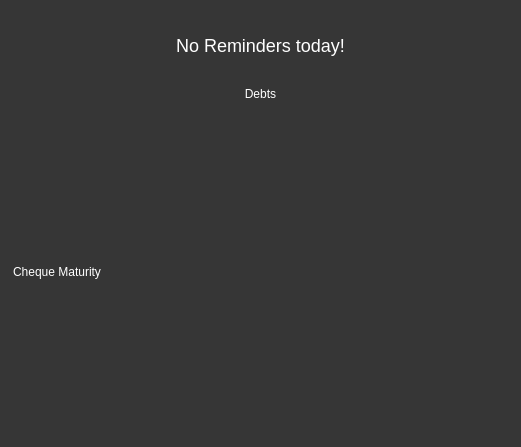
<?xml version="1.0" encoding="UTF-8"?>
<ui version="4.0">
 <class>NotificationDialog</class>
 <widget class="QDialog" name="NotificationDialog">
  <property name="geometry">
   <rect>
    <x>0</x>
    <y>0</y>
    <width>521</width>
    <height>447</height>
   </rect>
  </property>
  <property name="minimumSize">
   <size>
    <width>300</width>
    <height>300</height>
   </size>
  </property>
  <property name="windowTitle">
   <string>Notification</string>
  </property>
  <property name="windowIcon">
   <iconset>
    <normaloff>:/icons/sound.png</normaloff>:/icons/sound.png</iconset>
  </property>
  <property name="styleSheet">
   <string notr="true">*{
background-color:rgb(54,54,54);
color:white;
font-size:12px;
}
QGroupBox{
border:1px solid grey;
border-radius:5px;
padding:10px;
}</string>
  </property>
  <layout class="QVBoxLayout" name="verticalLayout">
   <item>
    <widget class="QGroupBox" name="groupBox_no">
     <property name="styleSheet">
      <string notr="true">*{
font-size:18px;
border:none;
}</string>
     </property>
     <property name="title">
      <string/>
     </property>
     <layout class="QHBoxLayout" name="horizontalLayout_3">
      <item>
       <widget class="QLabel" name="label">
        <property name="minimumSize">
         <size>
          <width>0</width>
          <height>30</height>
         </size>
        </property>
        <property name="styleSheet">
         <string notr="true"/>
        </property>
        <property name="text">
         <string>No Reminders today!</string>
        </property>
        <property name="alignment">
         <set>Qt::AlignCenter</set>
        </property>
       </widget>
      </item>
     </layout>
    </widget>
   </item>
   <item>
    <widget class="QGroupBox" name="groupBox_debts">
     <property name="styleSheet">
      <string notr="true">border:none;</string>
     </property>
     <property name="title">
      <string>Debts</string>
     </property>
     <property name="alignment">
      <set>Qt::AlignCenter</set>
     </property>
     <layout class="QHBoxLayout" name="horizontalLayout">
      <item>
       <widget class="QListWidget" name="listView_debts">
        <property name="styleSheet">
         <string notr="true">font: 12pt &quot;MS Shell Dlg 2&quot;;</string>
        </property>
        <property name="spacing">
         <number>1</number>
        </property>
        <property name="sortingEnabled">
         <bool>true</bool>
        </property>
       </widget>
      </item>
     </layout>
    </widget>
   </item>
   <item>
    <widget class="QGroupBox" name="groupBox_cheque">
     <property name="styleSheet">
      <string notr="true">*{
border:none;
}
QListWidgetItem{
min-height:30px;
padding:1px;
}</string>
     </property>
     <property name="title">
      <string>Cheque Maturity</string>
     </property>
     <layout class="QHBoxLayout" name="horizontalLayout_2">
      <item>
       <widget class="QListWidget" name="listView_cheque">
        <property name="styleSheet">
         <string notr="true">font: 12pt &quot;MS Shell Dlg 2&quot;;</string>
        </property>
        <property name="spacing">
         <number>1</number>
        </property>
        <property name="modelColumn">
         <number>0</number>
        </property>
        <property name="uniformItemSizes">
         <bool>false</bool>
        </property>
        <property name="sortingEnabled">
         <bool>true</bool>
        </property>
       </widget>
      </item>
     </layout>
    </widget>
   </item>
  </layout>
 </widget>
 <resources/>
 <connections/>
</ui>
